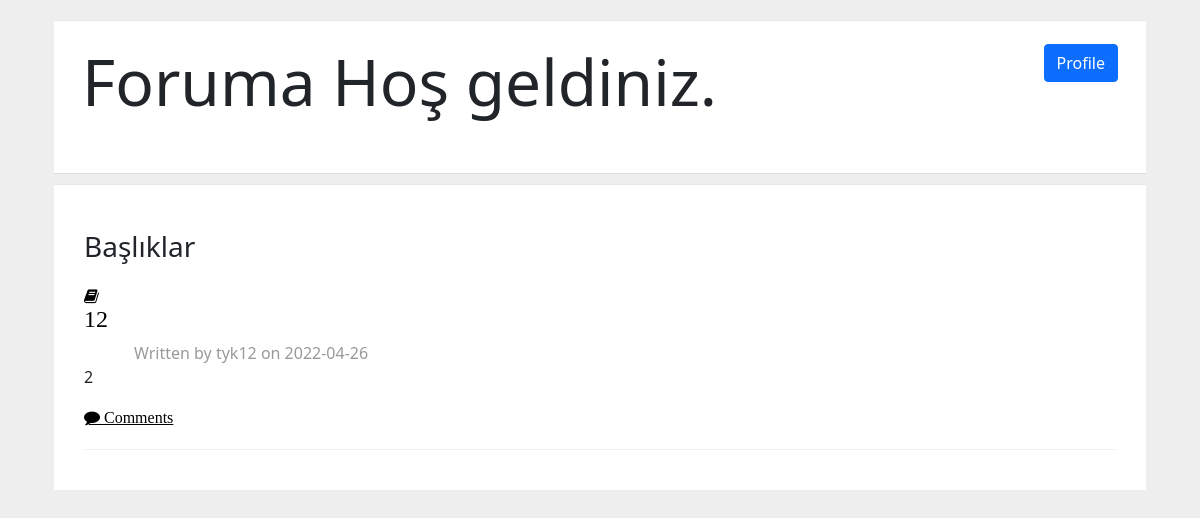
The page /index on the database as committed earlier.
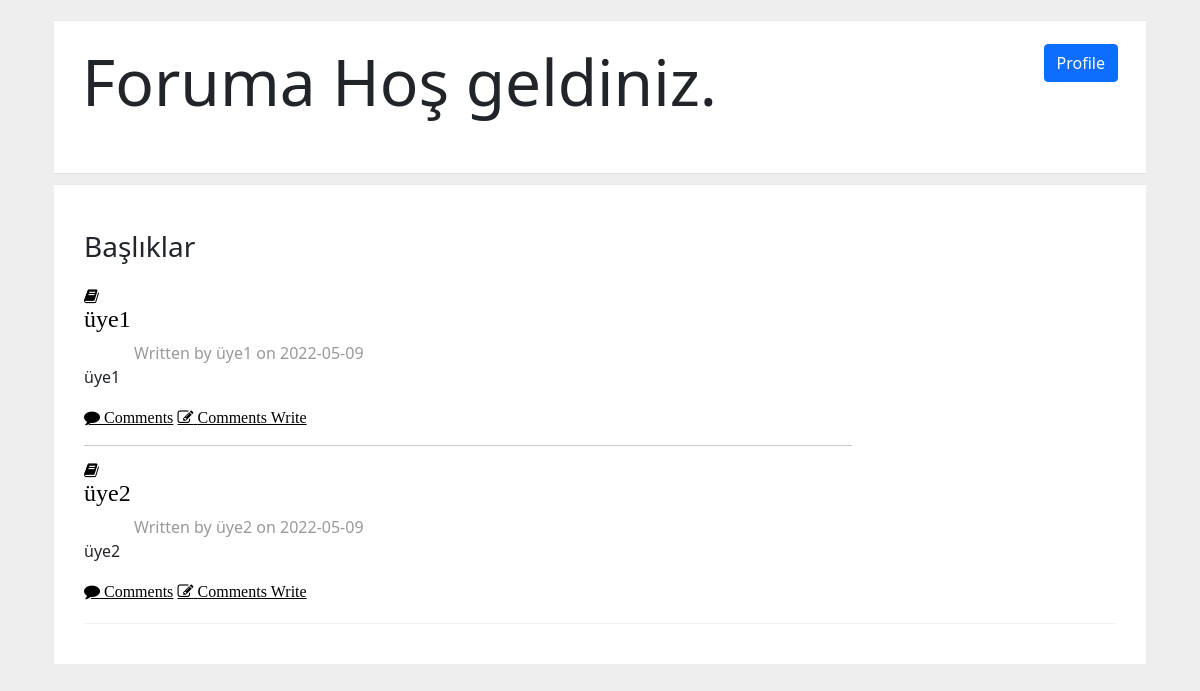
The same page on the database as committed later.
### tables this page shows
CREATE TABLE forum (
  id INTEGER PRIMARY KEY AUTOINCREMENT,
  user_id INTEGER NULL,
  created TIMESTAMP NOT NULL DEFAULT CURRENT_TIMESTAMP,
  title TEXT NOT NULL,
  body TEXT NOT NULL,
  is_active BOOLEAN NOT NULL,
  FOREIGN KEY (user_id) REFERENCES user (id)
);

CREATE TABLE user (
  id INTEGER PRIMARY KEY AUTOINCREMENT,
  nickname TEXT UNIQUE NOT NULL,
  password TEXT NOT NULL,
  authority BOOLEAN NOT NULL
);

### flaskr/forum.py (the view)
@bp.route('/index')
def index():
    db = get_db()
    forums = db.execute(
        'SELECT f.id,f.user_id,u.nickname,created,title,body,is_active'
        ' FROM forum f JOIN user u ON f.user_id = u.id'
        ' ORDER BY created DESC'
    ).fetchall()
    return render_template('forum/index.html',forums=forums)

### flaskr/auth.py (called while the page is built)
@bp.before_app_request
def load_logged_in_user():
    user_id = session.get('user_id') # session bilgisi olan kullanıcı dbden çeker
    if user_id is None:
        g.user = None
    else:
        g.user = get_db().execute(
            'SELECT * FROM user WHERE id = ?', (user_id,)
        ).fetchone()

### flaskr/db.py (called while the page is built)
def get_db():
    if 'db' not in g:
        g.db = sqlite3.connect(
            current_app.config['DATABASE'],
            detect_types=sqlite3.PARSE_DECLTYPES
        )
        g.db.row_factory = sqlite3.Row
    return g.db

### flaskr/templates/forum/index.html (shortened to what this page needs)
{% extends 'base.html' %}
{% block header %}
    <link rel="stylesheet" href="{{ url_for('static', filename='forum.css') }}" />
{% endblock %}
{% block content %}
  <div class="container">
    <div class="row">
      <div class="col-lg-12">
        <div class="wrapper wrapper-content animated fadeInRight">
          <div class="ibox-content m-b-sm border-bottom">
            <div class="d-flex bd-highlight mb-3">
              <div class="p-2 bd-highlight"><h1 class="display-3"> Foruma Hoş geldiniz.</h1></div>
              <div class="ms-auto p-2 bd-highlight">
                <a class="btn btn-primary" href="{{ url_for('forum.profile') }}"> Profile</a>
              </div>
            </div>
          </div>
          <div class="ibox-content forum-container">
            <div class="forum-title">
              <h3> Başlıklar</h3>
            </div>
            <div class="forum-item active">
              <div class="row">
                <div class="col-md-9">
                  {% for forum in forums %}
                    <i class="fa fa-book"><h4 class="body forum-item-title">{{ forum['title'] }}</h4></i>
                    <div class="forum-sub-title">Written by {{forum['nickname']}} on {{ forum['created'].strftime('%Y-%m-%d') }}</div>
                    <p class="body forum-item-title"> {{ forum['body'] }}</p>
                    <div>
                      <a class="fa fa-comment" href="{{ url_for('forum.get_comment', id=forum['id']) }}"> Comments</a>
                      {% if forum['is_active']==1 %}
                        <a class="fa fa-pencil-square-o" href="{{ url_for('forum.comment', id=forum['id']) }}"> Comments Write</a>
                      {% endif %}
                    </div>
                      {% if not loop.last %}
                      <hr />
                    {% endif %}
                  {% endfor %}
                    </div>
                  </div>
                </div>
              </div>
            </div>
          </div>
        </div>
      </div>
    </div>
{% endblock %}

### flaskr/templates/base.html (shortened to what this page needs)
<!doctype html>
<link href="https://cdn.jsdelivr.net/npm/bootstrap@5.1.3/dist/css/bootstrap.min.css" rel="stylesheet">
<link href="https://maxcdn.bootstrapcdn.com/font-awesome/4.3.0/css/font-awesome.min.css" rel="stylesheet">
{% block header %}{% endblock %}
<section class="content">
  <div class="container">
    {% block content %}
    {% endblock %}
</section>

### flaskr/static/forum.css (style rules this page uses)
.forum-item { margin: 10px 0; padding: 10px 0 20px; border-bottom: 1px solid #f1f1f1; }
.forum-container, .forum-post-container { padding: 30px !important; }
.forum-item .forum-sub-title { color: #999; margin-left: 50px; }
.forum-title { margin: 15px 0 15px 0; }
.forum-item.active .fa { color: black; }
.ibox-content { background-color: #ffffff; color: inherit; padding: 15px 20px 20px 20px; border-color: #e7eaec; border-image: none; border-style: solid solid none; border-width: 1px 0; }
.m-b-sm { margin-bottom: 10px; }

Rows that differ between the two databases and show on the page:
removed forum: title "12", nickname "tyk12", created "2022-04-26", body "2"
added forum: title "üye1", nickname "üye1", created "2022-05-09", body "üye1"
added forum: title "üye2", nickname "üye2", created "2022-05-09", body "üye2"
